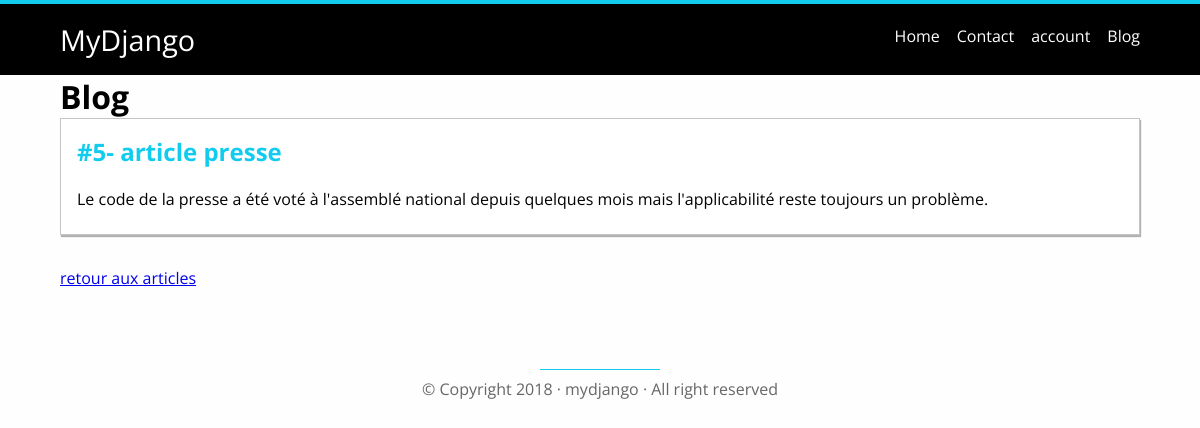
/blog/article/5, run on the app's committed database.
### blog/models.py (models this page shows, shortened)
class TimespamtedModel(models.Model):
    created_at=models.DateTimeField(auto_now_add=True)
    updated_at=models.DateTimeField(auto_now=True)
    class Meta:
        abstract = True

class Article(TimespamtedModel):
    title=models.CharField(max_length=255)
    body=models.TextField()

### blog/views.py (the view)
# urls.py: re_path('article/(?P<id>[0-9]+)', views.show, name='show'),
def show(request, id):
    article=get_object_or_404(Article, pk=id)
    return render(request, 'blog/show.html', {'articles':article})

### blog/templates/blog/show.html
 {% extends 'blog/base.html' %} {% block title %}show{% endblock %} {% block body %}
<article>
    <h1 class="title">#{{articles.id}}- {{articles.title}}</h1>
    <p class="content">{{articles.body}}</p>
</article>
<p>
    <a href="{% url 'blog:index' %}"> retour aux articles</a>
</p>
{% endblock %}

### static/css/styles.css (style rules this page uses)
body { font-family: 'Open Sans', Arial, Helvetica, sans-serif; background-color: #fefefe; }
* { margin: 0; padding: 0; }

### blog/static/blog/css/styles.css (style rules this page uses)
article { background-color: #fff; border: 1px solid #c5c5c5; margin-bottom: 2em; padding: 1em; box-shadow: 1px 2px 1px rgba(0, 0, 0, 0.3) }
article .title { display: inline-block; color: #1ce; margin-bottom: 0.5em; }
article .content { padding: 0.5em 0; }

### data on the page
Article: id "5", title "article presse", body "Le code de la presse a été voté à l'assemblé national depuis quelques mois mais l'applicabilité reste toujours un problème."
